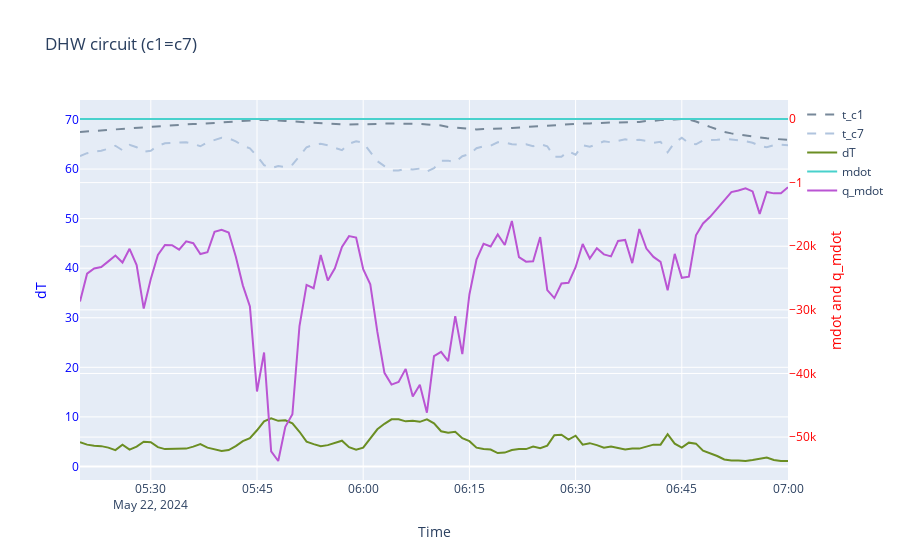

Notebook code cell kept with this figure:
### Code cell
####### Energie im Tank WW

###  GROUP 1: WW -> Warmwasser geht aus dem tank in position c1 (für die 2 HK) und kommt zurück als c7
#    c1 = c9 + c4
gr_17_list = [c1_df[1], c7_df[1]]

gr_17 = pd.concat((df.iloc[::freq5][:num_steps+1] for df in gr_17_list), axis = 1)
gr_17["dmdot"] = gr_17["mdot_c7"] - gr_17["mdot_c1"]
gr_17["dT"] = gr_17["t_c1"] - gr_17["t_c7"]
gr_17["mdot"] = gr_17["mdot_c1"]
gr_17["q_mdot"] = gr_17["dT"] * gr_17["mdot"] *cp

# Creating the plot
fig = go.Figure()

# Adding dT line
fig.add_trace(go.Scatter(
    x=gr_17.index,
    y=gr_17["t_c1"],
    name="t_c1",
    yaxis="y1",
    line=dict(color="lightslategray", dash='dash')
))

fig.add_trace(go.Scatter(
    x=gr_17.index,
    y=gr_17["t_c7"],
    name="t_c7",
    yaxis="y1",
    line=dict(color="lightsteelblue", dash='dash')
))

fig.add_trace(go.Scatter(
    x=gr_17.index,
    y=gr_17["dT"],
    name="dT",
    yaxis="y1",
    line=dict(color="olivedrab")
))

# Adding mdot line
fig.add_trace(go.Scatter(
    x=gr_17.index,
    y=gr_17["mdot"],
    name="mdot",
    yaxis="y2",
    line=dict(color="mediumturquoise")
))

# Adding q_mdot line
fig.add_trace(go.Scatter(
    x=gr_17.index,
    y=gr_17["q_mdot"],
    name="q_mdot",
    yaxis="y2",  # Using the same y-axis as mdot for demonstration
    line=dict(color="mediumorchid")
))

# Updating layout for the dual y-axis
fig.update_layout(
    title="DHW circuit (c1=c7)",
    xaxis_title="Time",
    yaxis=dict(
        title="dT",
        titlefont=dict(color="blue"),
        tickfont=dict(color="blue"),
        anchor="x",
        side="left"
    ),
    yaxis2=dict(
        title="mdot and q_mdot",
        titlefont=dict(color="red"),
        tickfont=dict(color="red"),
        overlaying="y",
        anchor="x",
        side="right"
    )
)

# Show the plot
fig.show()
